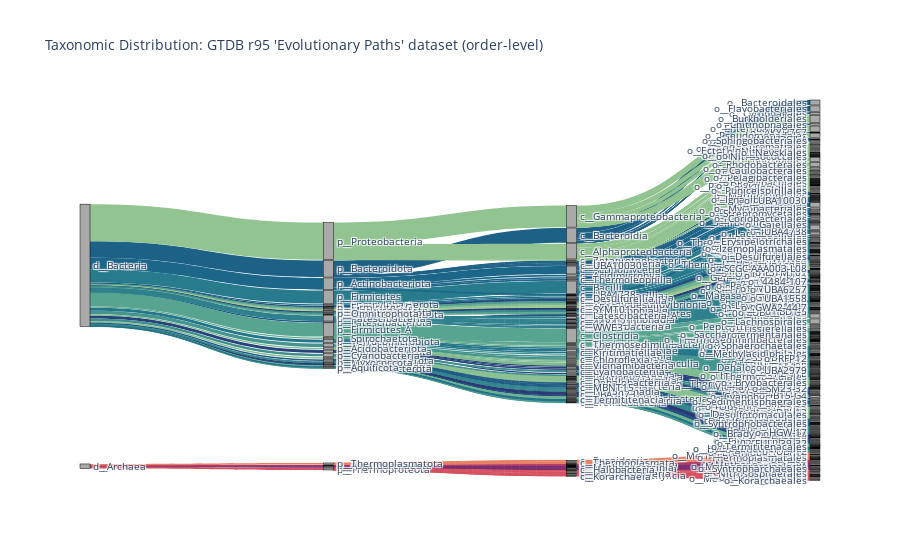

Source (notebook cell):
### Code cell
title = "Taxonomic Distribution: GTDB r95 'Evolutionary Paths' dataset (order-level)"
fig = lineages_to_flow(title, all_lineages, stop_rank="order")
fig.write_html('gtdb95-evolpaths-taxonomysankey.order.html', auto_open=True)
fig.show()

### Figure 1 — Plotly figure (JSON) as saved in the notebook; plotly's stock layout.template omitted (floating-point values rounded to 4 significant figures; data arrays with more than 128 entries replaced by an {"elided": "..."} marker saying what was removed)
{"data": [{"link": {"color": {"elided": "439 str values"}, "label": {"elided": "439 str values"}, "source": {"elided": "439 int values"}, "target": {"elided": "439 int values"}, "value": {"elided": "439 int values"}}, "node": {"color": "darkgrey", "label": {"elided": "441 str values"}, "line": {"color": "black", "width": 0.5}, "pad": 15, "thickness": 10}, "type": "sankey"}], "layout": {"autosize": true, "font": {"size": 10}, "title": {"text": "Taxonomic Distribution: GTDB r95 'Evolutionary Paths' dataset (order-level)"}}}
